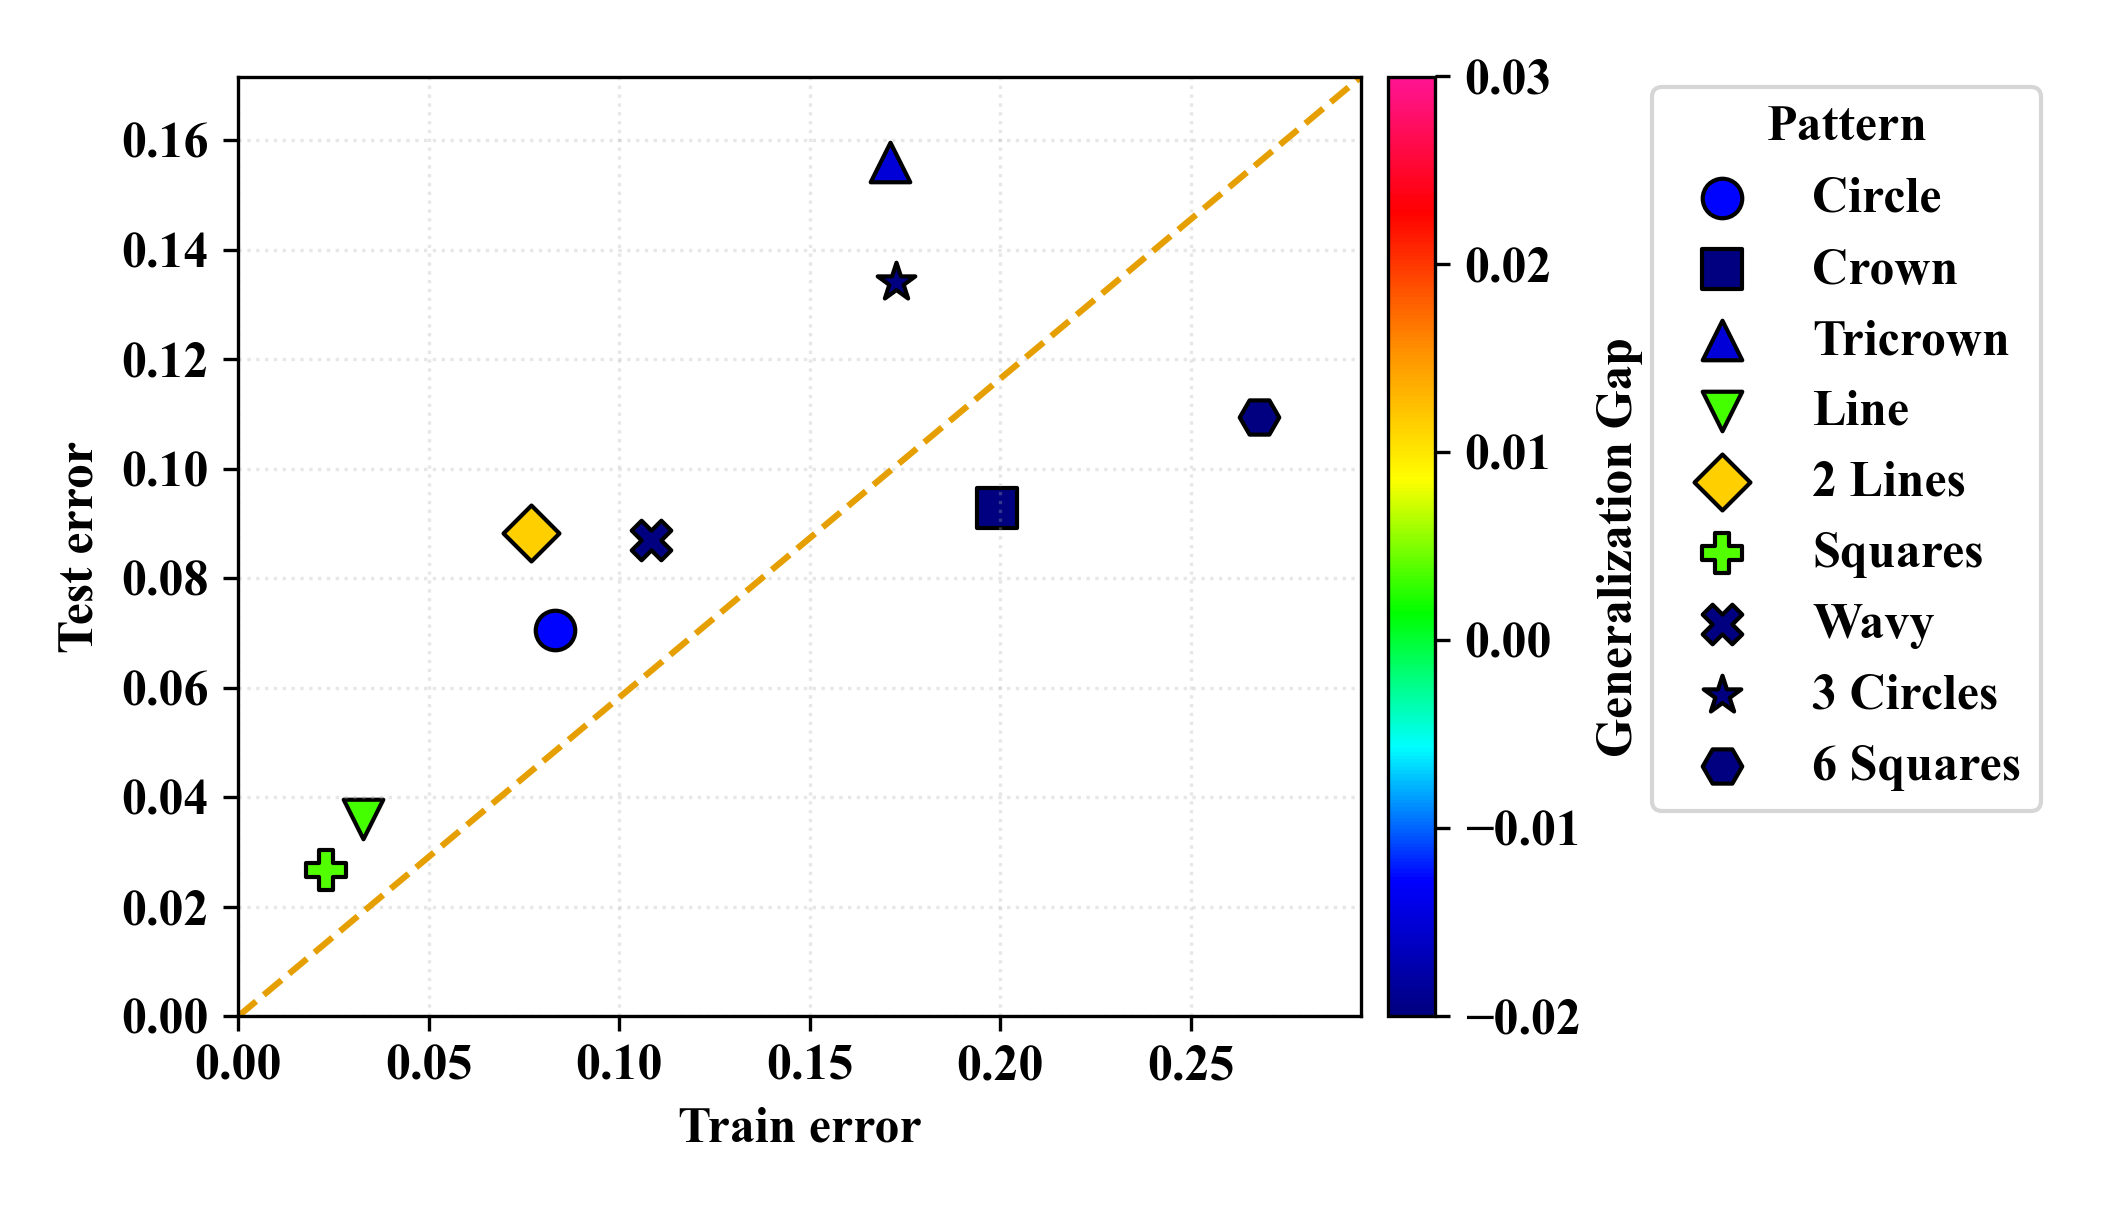

Here is the Python script that generated this plot:
# ---------------------------------------------------------------
#  NELDER-MEAD –  error vs generalisation gap   (shape-coded points)
# ---------------------------------------------------------------
#
#  • pure matplotlib (no seaborn)
#  • distinct marker shape per pattern
#  • colour   = generalisation gap
#  • shape    = pattern identity  →  legend outside plot
#
# ---------------------------------------------------------------

import numpy as np
import matplotlib.pyplot as plt
from matplotlib.colors import LinearSegmentedColormap
plt.rcParams["font.family"] = "Times New Roman"
plt.rcParams['font.size'] = 12

# 1.  ==== DATA  =================================================
patterns = ["Circle",
            "Crown",
            "Tricrown",
            "Line",
            "2 Lines",
            "Squares",
            "Wavy",
            "3 Circles",
            "6 Squares"]

# Converting accuracies to errors (error = 1 - accuracy/100)
train_err = np.array([0.08325, 0.19925, 0.17100, 0.03275,
                      0.07675, 0.02300, 0.10825, 0.17250, 0.26800])
test_err = np.array([0.07050, 0.09275, 0.15600, 0.03600,
                     0.08825, 0.02675, 0.08700, 0.13400, 0.10950])

gap = test_err - train_err          # generalisation gap
print(gap)
# One unique marker for each pattern
markers = ['o', 's', '^', 'v', 'D', 'P', 'X', '*', 'H']

# Create custom colormap matching the reference image
colors = ['#000080',  # Dark blue
          '#0000FF',  # Blue
          '#00FFFF',  # Cyan
          '#00FF00',  # Green
          '#FFFF00',  # Yellow
          '#FF8C00',  # Orange
          '#FF0000',  # Red
          '#FF1493']  # Deep pink

custom_cmap = LinearSegmentedColormap.from_list('custom', colors)

# 2.  ==== PLOT  =================================================
fig, ax = plt.subplots(figsize=(7, 4))

# draw each point individually so it gets its own shape
for i, pat in enumerate(patterns):
    sc = ax.scatter(train_err[i],
                    test_err[i],
                    c=gap[i],
                    cmap=custom_cmap,  # Use custom colormap
                    vmin=-0.02,  # Updated range for Nelder-Mead data
                    vmax=0.03,  # Updated range for Nelder-Mead data
                    marker=markers[i],
                    s=90,
                    edgecolors='k',
                    label=pat)

# reference diagonal (ideal train = test)
ax.plot([0, max(train_err)*1.1],
        [0, max(test_err)*1.1],
        linestyle='--',
        linewidth=1.5,
        color='#E69F00')

# axis labels & title
ax.set_xlabel('Train error', fontweight='bold', fontsize=12)
ax.set_ylabel('Test error', fontweight='bold', fontsize=12)

# colour-bar for the gap
cbar = plt.colorbar(sc, ax=ax, label='Generalization Gap', pad=0.02)
cbar.set_label('Generalization Gap', fontweight='bold', fontsize=12)

# neat limits & grid
ax.set_xlim(0, max(train_err)*1.1)
ax.set_ylim(0, max(test_err)*1.1)
ax.grid(alpha=0.3, linestyle=':')

# Make tick labels bold
ax.tick_params(axis='both', which='major', labelsize=12)
for tick in ax.get_xticklabels():
    tick.set_fontweight('bold')
for tick in ax.get_yticklabels():
    tick.set_fontweight('bold')
    
# Make colorbar ticks bold
cbar.ax.tick_params(labelsize=12)
for tick in cbar.ax.get_yticklabels():
    tick.set_fontweight('bold')

# legend outside the plot area, closer to colorbar
ax.legend(title='Pattern',
          bbox_to_anchor=(1.25, 1), loc='upper left',
          borderaxespad=0.2, fontsize=12,
          title_fontproperties={'weight': 'bold', 'size': 12},
          prop={'weight': 'bold', 'size': 12})

# Make colorbar label and ticks bold
cbar.ax.tick_params(labelsize=12)
cbar.ax.set_ylabel('Generalization Gap', fontweight='bold', fontsize=12)
for tick in cbar.ax.get_yticklabels():
    tick.set_fontweight('bold')

plt.tight_layout()
plt.savefig('Fig_8(b).png', dpi=300, bbox_inches='tight', pad_inches=0.2)
plt.show() 
